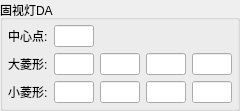
                <widget class="QGroupBox" name="groupBox_84">
                 <property name="sizePolicy">
                  <sizepolicy hsizetype="Expanding" vsizetype="Preferred">
                   <horstretch>0</horstretch>
                   <verstretch>0</verstretch>
                  </sizepolicy>
                 </property>
                 <property name="title">
                  <string>固视灯DA</string>
                 </property>
                 <layout class="QVBoxLayout" name="verticalLayout_46">
                  <property name="leftMargin">
                   <number>5</number>
                  </property>
                  <property name="topMargin">
                   <number>5</number>
                  </property>
                  <property name="rightMargin">
                   <number>5</number>
                  </property>
                  <property name="bottomMargin">
                   <number>5</number>
                  </property>
                  <item>
                   <layout class="QHBoxLayout" name="horizontalLayout_59">
                    <item>
                     <widget class="QLabel" name="label_24">
                      <property name="text">
                       <string>中心点:</string>
                      </property>
                     </widget>
                    </item>
                    <item>
                     <widget class="QLineEdit" name="lineEdit_centralLightDA">
                      <property name="sizePolicy">
                       <sizepolicy hsizetype="Preferred" vsizetype="Fixed">
                        <horstretch>0</horstretch>
                        <verstretch>0</verstretch>
                       </sizepolicy>
                      </property>
                      <property name="minimumSize">
                       <size>
                        <width>40</width>
                        <height>0</height>
                       </size>
                      </property>
                      <property name="maximumSize">
                       <size>
                        <width>40</width>
                        <height>16777215</height>
                       </size>
                      </property>
                     </widget>
                    </item>
                    <item>
                     <spacer name="horizontalSpacer_84">
                      <property name="orientation">
                       <enum>Qt::Horizontal</enum>
                      </property>
                      <property name="sizeHint" stdset="0">
                       <size>
                        <width>0</width>
                        <height>20</height>
                       </size>
                      </property>
                     </spacer>
                    </item>
                   </layout>
                  </item>
                  <item>
                   <layout class="QHBoxLayout" name="horizontalLayout_60">
                    <item>
                     <widget class="QLabel" name="label_25">
                      <property name="text">
                       <string>大菱形:</string>
                      </property>
                     </widget>
                    </item>
                    <item>
                     <widget class="QLineEdit" name="lineEdit_bigDiamond1DA">
                      <property name="sizePolicy">
                       <sizepolicy hsizetype="Preferred" vsizetype="Fixed">
                        <horstretch>0</horstretch>
                        <verstretch>0</verstretch>
                       </sizepolicy>
                      </property>
                      <property name="minimumSize">
                       <size>
                        <width>40</width>
                        <height>0</height>
                       </size>
                      </property>
                      <property name="maximumSize">
                       <size>
                        <width>40</width>
                        <height>16777215</height>
                       </size>
                      </property>
                     </widget>
                    </item>
                    <item>
                     <widget class="QLineEdit" name="lineEdit_bigDiamond2DA">
                      <property name="sizePolicy">
                       <sizepolicy hsizetype="Preferred" vsizetype="Fixed">
                        <horstretch>0</horstretch>
                        <verstretch>0</verstretch>
                       </sizepolicy>
                      </property>
                      <property name="minimumSize">
                       <size>
                        <width>40</width>
                        <height>0</height>
                       </size>
                      </property>
                      <property name="maximumSize">
                       <size>
                        <width>40</width>
                        <height>16777215</height>
                       </size>
                      </property>
                     </widget>
                    </item>
                    <item>
                     <widget class="QLineEdit" name="lineEdit_bigDiamond3DA">
                      <property name="sizePolicy">
                       <sizepolicy hsizetype="Preferred" vsizetype="Fixed">
                        <horstretch>0</horstretch>
                        <verstretch>0</verstretch>
                       </sizepolicy>
                      </property>
                      <property name="minimumSize">
                       <size>
                        <width>40</width>
                        <height>0</height>
                       </size>
                      </property>
                      <property name="maximumSize">
                       <size>
                        <width>40</width>
                        <height>16777215</height>
                       </size>
                      </property>
                     </widget>
                    </item>
                    <item>
                     <widget class="QLineEdit" name="lineEdit_bigDiamond4DA">
                      <property name="sizePolicy">
                       <sizepolicy hsizetype="Preferred" vsizetype="Fixed">
                        <horstretch>0</horstretch>
                        <verstretch>0</verstretch>
                       </sizepolicy>
                      </property>
                      <property name="minimumSize">
                       <size>
                        <width>40</width>
                        <height>0</height>
                       </size>
                      </property>
                      <property name="maximumSize">
                       <size>
                        <width>40</width>
                        <height>16777215</height>
                       </size>
                      </property>
                     </widget>
                    </item>
                    <item>
                     <spacer name="horizontalSpacer_85">
                      <property name="orientation">
                       <enum>Qt::Horizontal</enum>
                      </property>
                      <property name="sizeHint" stdset="0">
                       <size>
                        <width>0</width>
                        <height>20</height>
                       </size>
                      </property>
                     </spacer>
                    </item>
                   </layout>
                  </item>
                  <item>
                   <layout class="QHBoxLayout" name="horizontalLayout_61">
                    <item>
                     <widget class="QLabel" name="label_29">
                      <property name="text">
                       <string>小菱形:</string>
                      </property>
                     </widget>
                    </item>
                    <item>
                     <widget class="QLineEdit" name="lineEdit_smallDiamond1DA">
                      <property name="sizePolicy">
                       <sizepolicy hsizetype="Preferred" vsizetype="Fixed">
                        <horstretch>0</horstretch>
                        <verstretch>0</verstretch>
                       </sizepolicy>
                      </property>
                      <property name="minimumSize">
                       <size>
                        <width>40</width>
                        <height>0</height>
                       </size>
                      </property>
                      <property name="maximumSize">
                       <size>
                        <width>40</width>
                        <height>16777215</height>
                       </size>
                      </property>
                     </widget>
                    </item>
                    <item>
                     <widget class="QLineEdit" name="lineEdit_smallDiamond2DA">
                      <property name="minimumSize">
                       <size>
                        <width>40</width>
                        <height>0</height>
                       </size>
                      </property>
                      <property name="maximumSize">
                       <size>
                        <width>40</width>
                        <height>16777215</height>
                       </size>
                      </property>
                     </widget>
                    </item>
                    <item>
                     <widget class="QLineEdit" name="lineEdit_smallDiamond3DA">
                      <property name="minimumSize">
                       <size>
                        <width>40</width>
                        <height>0</height>
                       </size>
                      </property>
                      <property name="maximumSize">
                       <size>
                        <width>40</width>
                        <height>16777215</height>
                       </size>
                      </property>
                     </widget>
                    </item>
                    <item>
                     <widget class="QLineEdit" name="lineEdit_smallDiamond4DA">
                      <property name="minimumSize">
                       <size>
                        <width>40</width>
                        <height>0</height>
                       </size>
                      </property>
                      <property name="maximumSize">
                       <size>
                        <width>40</width>
                        <height>16777215</height>
                       </size>
                      </property>
                     </widget>
                    </item>
                    <item>
                     <spacer name="horizontalSpacer_86">
                      <property name="orientation">
                       <enum>Qt::Horizontal</enum>
                      </property>
                      <property name="sizeHint" stdset="0">
                       <size>
                        <width>0</width>
                        <height>17</height>
                       </size>
                      </property>
                     </spacer>
                    </item>
                   </layout>
                  </item>
                 </layout>
                </widget>
